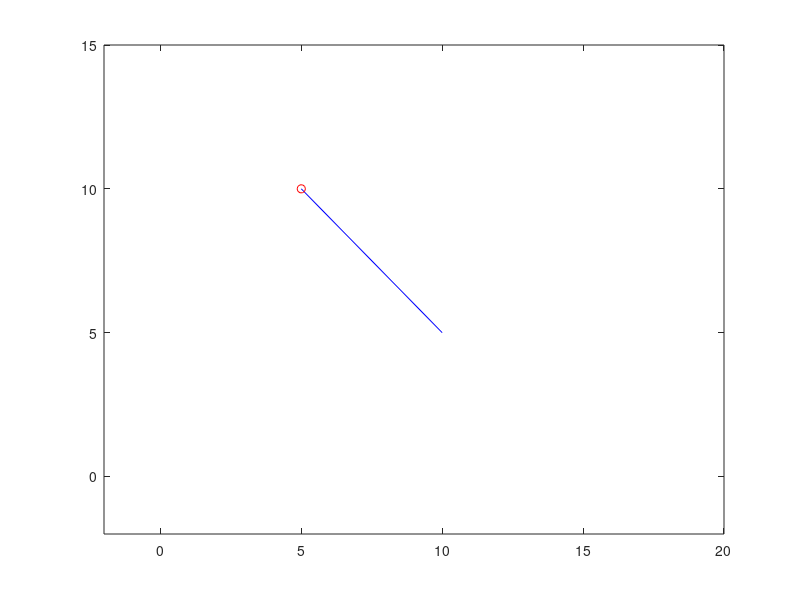

MATLAB code to generate this figure:
clc; clear all; clf; %compulsory for all programs
%Straight line motion between points P1 and P2 in 2D space
r1 = [10; 5]; r2 = [5; 10];
xAxisMin = -2; yAxisMin = -2; xAxisMax = 20; yAxisMax = 15;
lineX = [r1(1); r2(1)]; %collect all X coordinates of the line
lineY = [r1(2); r2(2)]; %collect all Y coordinates of the line

%t is the parameter
steps = 20;
tArray = linspace(0,1,steps); %required for animation
deltaR = r2-r1; % column vector, does not change with time

figure(1)
grid on
for index=1:1:steps
    t = tArray(index); %reading the data
    r = r1 + t*deltaR; %intermediate point
    x = r(1);
    y = r(2);
    plot(lineX, lineY, 'b', x, y, 'ro');
    axis([xAxisMin xAxisMax yAxisMin yAxisMax]);
    drawnow; %updates the figure
    %pause(0.01); %for time delay, can be ignored in Web version
end




